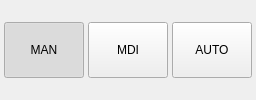
         <widget class="QWidget" name="widget_mode_buttons" native="true">
          <property name="sizePolicy">
           <sizepolicy hsizetype="Preferred" vsizetype="Preferred">
            <horstretch>0</horstretch>
            <verstretch>0</verstretch>
           </sizepolicy>
          </property>
          <property name="minimumSize">
           <size>
            <width>0</width>
            <height>0</height>
           </size>
          </property>
          <property name="maximumSize">
           <size>
            <width>16777215</width>
            <height>16777215</height>
           </size>
          </property>
          <layout class="QHBoxLayout" name="layout_mode_buttons">
           <property name="spacing">
            <number>4</number>
           </property>
           <property name="leftMargin">
            <number>4</number>
           </property>
           <property name="topMargin">
            <number>2</number>
           </property>
           <property name="rightMargin">
            <number>4</number>
           </property>
           <property name="bottomMargin">
            <number>2</number>
           </property>
           <item>
            <widget class="ActionButton" name="manual_mode_button">
             <property name="sizePolicy">
              <sizepolicy hsizetype="Preferred" vsizetype="Expanding">
               <horstretch>0</horstretch>
               <verstretch>0</verstretch>
              </sizepolicy>
             </property>
             <property name="minimumSize">
              <size>
               <width>0</width>
               <height>56</height>
              </size>
             </property>
             <property name="maximumSize">
              <size>
               <width>16777215</width>
               <height>56</height>
              </size>
             </property>
             <property name="toolTip">
              <string>Set to Manual mode</string>
             </property>
             <property name="text">
              <string>MAN</string>
             </property>
             <property name="checkable">
              <bool>true</bool>
             </property>
             <property name="checked">
              <bool>true</bool>
             </property>
             <property name="autoExclusive">
              <bool>true</bool>
             </property>
             <property name="indicator_option" stdset="0">
              <bool>true</bool>
             </property>
             <property name="indicator_HAL_pin_option" stdset="0">
              <bool>false</bool>
             </property>
             <property name="indicator_status_option" stdset="0">
              <bool>true</bool>
             </property>
             <property name="on_color" stdset="0">
              <color>
               <red>0</red>
               <green>255</green>
               <blue>0</blue>
              </color>
             </property>
             <property name="shape_option" stdset="0">
              <number>1</number>
             </property>
             <property name="indicator_size" stdset="0">
              <double>0.200000000000000</double>
             </property>
             <property name="right_edge_offset" stdset="0">
              <number>6</number>
             </property>
             <property name="top_edge_offset" stdset="0">
              <number>6</number>
             </property>
             <property name="is_manual_status" stdset="0">
              <bool>true</bool>
             </property>
             <property name="manual_action" stdset="0">
              <bool>true</bool>
             </property>
             <property name="template_label_option" stdset="0">
              <bool>false</bool>
             </property>
             <property name="joint_number" stdset="0">
              <number>0</number>
             </property>
             <property name="incr_imperial_number" stdset="0">
              <double>0.010000000000000</double>
             </property>
             <property name="incr_mm_number" stdset="0">
              <double>0.025000000000000</double>
             </property>
             <property name="incr_angular_number" stdset="0">
              <double>-1.000000000000000</double>
             </property>
             <property name="toggle_float_option" stdset="0">
              <bool>false</bool>
             </property>
             <property name="float_num" stdset="0">
              <double>100.000000000000000</double>
             </property>
             <property name="float_alt_num" stdset="0">
              <double>50.000000000000000</double>
             </property>
             <property name="view_type_string" stdset="0">
              <string>P</string>
             </property>
             <property name="command_text_string" stdset="0">
              <string/>
             </property>
             <property name="ini_mdi_number" stdset="0">
              <number>0</number>
             </property>
             <property name="textTemplate" stdset="0">
              <string>%1.3f in</string>
             </property>
             <property name="alt_textTemplate" stdset="0">
              <string>%1.2f mm</string>
             </property>
            </widget>
           </item>
           <item>
            <widget class="ActionButton" name="mdi_mode_button">
             <property name="sizePolicy">
              <sizepolicy hsizetype="Preferred" vsizetype="Expanding">
               <horstretch>0</horstretch>
               <verstretch>0</verstretch>
              </sizepolicy>
             </property>
             <property name="minimumSize">
              <size>
               <width>0</width>
               <height>56</height>
              </size>
             </property>
             <property name="maximumSize">
              <size>
               <width>16777215</width>
               <height>56</height>
              </size>
             </property>
             <property name="toolTip">
              <string>Set to MDI mode</string>
             </property>
             <property name="text">
              <string>MDI</string>
             </property>
             <property name="checkable">
              <bool>true</bool>
             </property>
             <property name="autoExclusive">
              <bool>true</bool>
             </property>
             <property name="indicator_option" stdset="0">
              <bool>true</bool>
             </property>
             <property name="indicator_HAL_pin_option" stdset="0">
              <bool>false</bool>
             </property>
             <property name="indicator_status_option" stdset="0">
              <bool>true</bool>
             </property>
             <property name="on_color" stdset="0">
              <color>
               <red>0</red>
               <green>255</green>
               <blue>0</blue>
              </color>
             </property>
             <property name="shape_option" stdset="0">
              <number>1</number>
             </property>
             <property name="indicator_size" stdset="0">
              <double>0.200000000000000</double>
             </property>
             <property name="right_edge_offset" stdset="0">
              <number>6</number>
             </property>
             <property name="top_edge_offset" stdset="0">
              <number>6</number>
             </property>
             <property name="is_optional_stop_status" stdset="0">
              <bool>false</bool>
             </property>
             <property name="is_mdi_status" stdset="0">
              <bool>true</bool>
             </property>
             <property name="mdi_action" stdset="0">
              <bool>true</bool>
             </property>
             <property name="template_label_option" stdset="0">
              <bool>false</bool>
             </property>
             <property name="joint_number" stdset="0">
              <number>0</number>
             </property>
             <property name="incr_imperial_number" stdset="0">
              <double>0.010000000000000</double>
             </property>
             <property name="incr_mm_number" stdset="0">
              <double>0.025000000000000</double>
             </property>
             <property name="incr_angular_number" stdset="0">
              <double>-1.000000000000000</double>
             </property>
             <property name="toggle_float_option" stdset="0">
              <bool>false</bool>
             </property>
             <property name="float_num" stdset="0">
              <double>100.000000000000000</double>
             </property>
             <property name="float_alt_num" stdset="0">
              <double>50.000000000000000</double>
             </property>
             <property name="view_type_string" stdset="0">
              <string>P</string>
             </property>
             <property name="command_text_string" stdset="0">
              <string/>
             </property>
             <property name="ini_mdi_number" stdset="0">
              <number>0</number>
             </property>
             <property name="textTemplate" stdset="0">
              <string>%1.3f in</string>
             </property>
             <property name="alt_textTemplate" stdset="0">
              <string>%1.2f mm</string>
             </property>
            </widget>
           </item>
           <item>
            <widget class="ActionButton" name="auto_mode_button">
             <property name="sizePolicy">
              <sizepolicy hsizetype="Preferred" vsizetype="Expanding">
               <horstretch>0</horstretch>
               <verstretch>0</verstretch>
              </sizepolicy>
             </property>
             <property name="minimumSize">
              <size>
               <width>0</width>
               <height>56</height>
              </size>
             </property>
             <property name="maximumSize">
              <size>
               <width>16777215</width>
               <height>56</height>
              </size>
             </property>
             <property name="toolTip">
              <string>Set to Auto mode</string>
             </property>
             <property name="text">
              <string>AUTO</string>
             </property>
             <property name="checkable">
              <bool>true</bool>
             </property>
             <property name="autoExclusive">
              <bool>true</bool>
             </property>
             <property name="indicator_option" stdset="0">
              <bool>true</bool>
             </property>
             <property name="indicator_HAL_pin_option" stdset="0">
              <bool>false</bool>
             </property>
             <property name="indicator_status_option" stdset="0">
              <bool>true</bool>
             </property>
             <property name="on_color" stdset="0">
              <color>
               <red>0</red>
               <green>255</green>
               <blue>0</blue>
              </color>
             </property>
             <property name="shape_option" stdset="0">
              <number>1</number>
             </property>
             <property name="indicator_size" stdset="0">
              <double>0.200000000000000</double>
             </property>
             <property name="right_edge_offset" stdset="0">
              <number>6</number>
             </property>
             <property name="top_edge_offset" stdset="0">
              <number>6</number>
             </property>
             <property name="is_auto_status" stdset="0">
              <bool>true</bool>
             </property>
             <property name="auto_action" stdset="0">
              <bool>true</bool>
             </property>
             <property name="template_label_option" stdset="0">
              <bool>false</bool>
             </property>
             <property name="joint_number" stdset="0">
              <number>0</number>
             </property>
             <property name="incr_imperial_number" stdset="0">
              <double>0.010000000000000</double>
             </property>
             <property name="incr_mm_number" stdset="0">
              <double>0.025000000000000</double>
             </property>
             <property name="incr_angular_number" stdset="0">
              <double>-1.000000000000000</double>
             </property>
             <property name="toggle_float_option" stdset="0">
              <bool>false</bool>
             </property>
             <property name="float_num" stdset="0">
              <double>100.000000000000000</double>
             </property>
             <property name="float_alt_num" stdset="0">
              <double>50.000000000000000</double>
             </property>
             <property name="view_type_string" stdset="0">
              <string>P</string>
             </property>
             <property name="command_text_string" stdset="0">
              <string/>
             </property>
             <property name="ini_mdi_number" stdset="0">
              <number>0</number>
             </property>
             <property name="textTemplate" stdset="0">
              <string>%1.3f in</string>
             </property>
             <property name="alt_textTemplate" stdset="0">
              <string>%1.2f mm</string>
             </property>
            </widget>
           </item>
          </layout>
         </widget>
